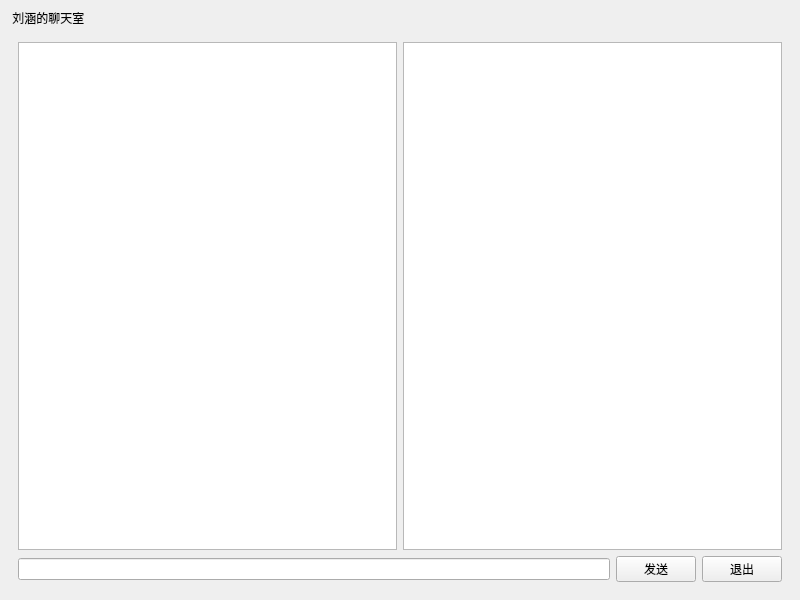
<?xml version="1.0" encoding="UTF-8"?>
<ui version="4.0">
 <class>MainWindow</class>
 <widget class="QMainWindow" name="MainWindow">
  <property name="geometry">
   <rect>
    <x>0</x>
    <y>0</y>
    <width>800</width>
    <height>600</height>
   </rect>
  </property>
  <property name="windowTitle">
   <string>MainWindow</string>
  </property>
  <widget class="QWidget" name="centralwidget">
   <layout class="QVBoxLayout" name="verticalLayout">
    <item>
     <widget class="QLabel" name="label">
      <property name="text">
       <string> 刘涵的聊天室</string>
      </property>
      <property name="textFormat">
       <enum>Qt::TextFormat::AutoText</enum>
      </property>
     </widget>
    </item>
    <item>
     <widget class="QStackedWidget" name="stackedWidget">
      <property name="styleSheet">
       <string notr="true">#label{
border:none;
border-bottom:1px solid black;
padding:5px;
font: 24pt &quot;楷体&quot;;
color:rgb(0, 170, 255);
background-color:rgb(255, 255, 127);
}
#frame{
background:rgb(85, 255, 0);
border:1px solid gray;
padding:10px;
border-radios:25px;
}</string>
      </property>
      <property name="currentIndex">
       <number>1</number>
      </property>
      <widget class="QWidget" name="page">
       <layout class="QGridLayout" name="gridLayout_2">
        <item row="0" column="1">
         <spacer name="verticalSpacer_2">
          <property name="orientation">
           <enum>Qt::Orientation::Vertical</enum>
          </property>
          <property name="sizeHint" stdset="0">
           <size>
            <width>20</width>
            <height>204</height>
           </size>
          </property>
         </spacer>
        </item>
        <item row="1" column="0">
         <spacer name="horizontalSpacer">
          <property name="orientation">
           <enum>Qt::Orientation::Horizontal</enum>
          </property>
          <property name="sizeHint" stdset="0">
           <size>
            <width>248</width>
            <height>20</height>
           </size>
          </property>
         </spacer>
        </item>
        <item row="1" column="1">
         <widget class="QFrame" name="frame">
          <property name="frameShape">
           <enum>QFrame::Shape::StyledPanel</enum>
          </property>
          <property name="frameShadow">
           <enum>QFrame::Shadow::Raised</enum>
          </property>
          <layout class="QVBoxLayout" name="verticalLayout_3">
           <item>
            <layout class="QVBoxLayout" name="verticalLayout_2">
             <item>
              <layout class="QGridLayout" name="gridLayout">
               <item row="0" column="1">
                <widget class="QLineEdit" name="lineEdit"/>
               </item>
               <item row="1" column="0">
                <widget class="QLabel" name="label_3">
                 <property name="text">
                  <string>TextLabel</string>
                 </property>
                </widget>
               </item>
               <item row="1" column="1">
                <widget class="QLineEdit" name="lineEdit_2"/>
               </item>
               <item row="0" column="0">
                <widget class="QLabel" name="label_2">
                 <property name="text">
                  <string>服务器地址：</string>
                 </property>
                </widget>
               </item>
              </layout>
             </item>
             <item>
              <spacer name="verticalSpacer">
               <property name="orientation">
                <enum>Qt::Orientation::Vertical</enum>
               </property>
               <property name="sizeType">
                <enum>QSizePolicy::Policy::Fixed</enum>
               </property>
               <property name="sizeHint" stdset="0">
                <size>
                 <width>20</width>
                 <height>10</height>
                </size>
               </property>
              </spacer>
             </item>
             <item>
              <widget class="QPushButton" name="pushButton">
               <property name="text">
                <string>登录聊天室</string>
               </property>
              </widget>
             </item>
            </layout>
           </item>
          </layout>
         </widget>
        </item>
        <item row="1" column="2">
         <spacer name="horizontalSpacer_2">
          <property name="orientation">
           <enum>Qt::Orientation::Horizontal</enum>
          </property>
          <property name="sizeHint" stdset="0">
           <size>
            <width>248</width>
            <height>20</height>
           </size>
          </property>
         </spacer>
        </item>
        <item row="2" column="1">
         <spacer name="verticalSpacer_3">
          <property name="orientation">
           <enum>Qt::Orientation::Vertical</enum>
          </property>
          <property name="sizeHint" stdset="0">
           <size>
            <width>20</width>
            <height>204</height>
           </size>
          </property>
         </spacer>
        </item>
       </layout>
      </widget>
      <widget class="QWidget" name="page_2">
       <layout class="QVBoxLayout" name="verticalLayout_4">
        <item>
         <layout class="QHBoxLayout" name="horizontalLayout">
          <item>
           <widget class="QTextEdit" name="textEdit"/>
          </item>
          <item>
           <widget class="QListWidget" name="listWidget"/>
          </item>
         </layout>
        </item>
        <item>
         <layout class="QHBoxLayout" name="horizontalLayout_2">
          <item>
           <widget class="QLineEdit" name="lineEdit_3"/>
          </item>
          <item>
           <widget class="QPushButton" name="sendButton">
            <property name="text">
             <string>发送</string>
            </property>
           </widget>
          </item>
          <item>
           <widget class="QPushButton" name="pushButton_3">
            <property name="text">
             <string>退出</string>
            </property>
           </widget>
          </item>
         </layout>
        </item>
       </layout>
      </widget>
     </widget>
    </item>
   </layout>
  </widget>
 </widget>
 <resources/>
 <connections/>
</ui>
